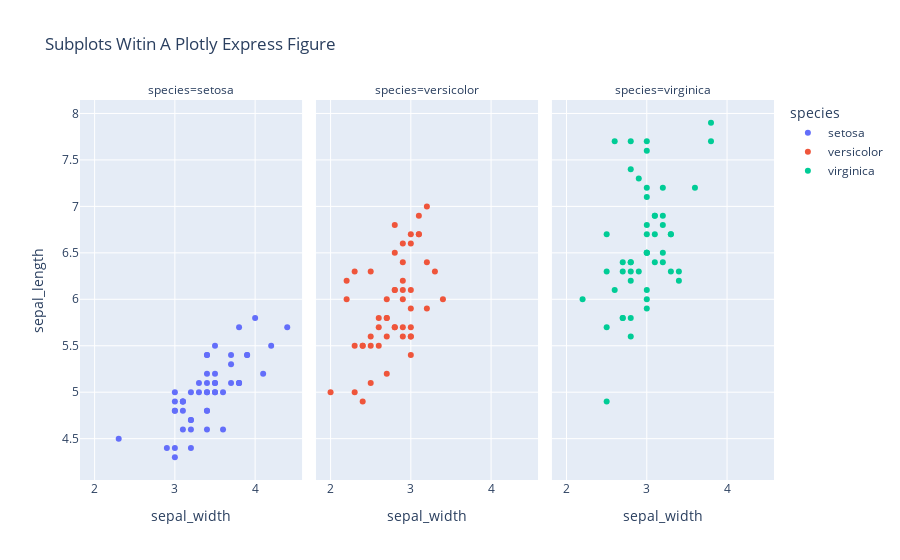

The notebook cell this image was saved under:
### Markdown cell above
A Plotly express esetén `facet_col` illetve `facet_row` beállításokkal készíthetünk subplotokat a dataframe egy oszlopának értékei alapján

### Code cell
df = px.data.iris()
fig = px.scatter(df, x="sepal_width", y="sepal_length", color="species", facet_col="species",
                 title="Subplots Witin A Plotly Express Figure")
fig.show()

### Figure 1 — Plotly figure (JSON) as saved in the notebook; plotly's stock layout.template omitted (floating-point values rounded to 4 significant figures)
{"data": [{"hovertemplate": "species=setosa<br>sepal_width=%{x}<br>sepal_length=%{y}<extra></extra>", "legendgroup": "setosa", "marker": {"color": "#636efa", "symbol": "circle"}, "mode": "markers", "name": "setosa", "orientation": "v", "showlegend": true, "type": "scatter", "x": [3.5, 3, 3.2, 3.1, 3.6, 3.9, 3.4, 3.4, 2.9, 3.1, 3.7, 3.4, 3, 3, 4, 4.4, 3.9, 3.5, 3.8, 3.8, 3.4, 3.7, 3.6, 3.3, 3.4, 3, 3.4, 3.5, 3.4, 3.2, 3.1, 3.4, 4.1, 4.2, 3.1, 3.2, 3.5, 3.1, 3, 3.4, 3.5, 2.3, 3.2, 3.5, 3.8, 3, 3.8, 3.2, 3.7, 3.3], "xaxis": "x", "y": [5.1, 4.9, 4.7, 4.6, 5, 5.4, 4.6, 5, 4.4, 4.9, 5.4, 4.8, 4.8, 4.3, 5.8, 5.7, 5.4, 5.1, 5.7, 5.1, 5.4, 5.1, 4.6, 5.1, 4.8, 5, 5, 5.2, 5.2, 4.7, 4.8, 5.4, 5.2, 5.5, 4.9, 5, 5.5, 4.9, 4.4, 5.1, 5, 4.5, 4.4, 5, 5.1, 4.8, 5.1, 4.6, 5.3, 5], "yaxis": "y"}, {"hovertemplate": "species=versicolor<br>sepal_width=%{x}<br>sepal_length=%{y}<extra></extra>", "legendgroup": "versicolor", "marker": {"color": "#EF553B", "symbol": "circle"}, "mode": "markers", "name": "versicolor", "orientation": "v", "showlegend": true, "type": "scatter", "x": [3.2, 3.2, 3.1, 2.3, 2.8, 2.8, 3.3, 2.4, 2.9, 2.7, 2, 3, 2.2, 2.9, 2.9, 3.1, 3, 2.7, 2.2, 2.5, 3.2, 2.8, 2.5, 2.8, 2.9, 3, 2.8, 3, 2.9, 2.6, 2.4, 2.4, 2.7, 2.7, 3, 3.4, 3.1, 2.3, 3, 2.5, 2.6, 3, 2.6, 2.3, 2.7, 3, 2.9, 2.9, 2.5, 2.8], "xaxis": "x2", "y": [7, 6.4, 6.9, 5.5, 6.5, 5.7, 6.3, 4.9, 6.6, 5.2, 5, 5.9, 6, 6.1, 5.6, 6.7, 5.6, 5.8, 6.2, 5.6, 5.9, 6.1, 6.3, 6.1, 6.4, 6.6, 6.8, 6.7, 6, 5.7, 5.5, 5.5, 5.8, 6, 5.4, 6, 6.7, 6.3, 5.6, 5.5, 5.5, 6.1, 5.8, 5, 5.6, 5.7, 5.7, 6.2, 5.1, 5.7], "yaxis": "y2"}, {"hovertemplate": "species=virginica<br>sepal_width=%{x}<br>sepal_length=%{y}<extra></extra>", "legendgroup": "virginica", "marker": {"color": "#00cc96", "symbol": "circle"}, "mode": "markers", "name": "virginica", "orientation": "v", "showlegend": true, "type": "scatter", "x": [3.3, 2.7, 3, 2.9, 3, 3, 2.5, 2.9, 2.5, 3.6, 3.2, 2.7, 3, 2.5, 2.8, 3.2, 3, 3.8, 2.6, 2.2, 3.2, 2.8, 2.8, 2.7, 3.3, 3.2, 2.8, 3, 2.8, 3, 2.8, 3.8, 2.8, 2.8, 2.6, 3, 3.4, 3.1, 3, 3.1, 3.1, 3.1, 2.7, 3.2, 3.3, 3, 2.5, 3, 3.4, 3], "xaxis": "x3", "y": [6.3, 5.8, 7.1, 6.3, 6.5, 7.6, 4.9, 7.3, 6.7, 7.2, 6.5, 6.4, 6.8, 5.7, 5.8, 6.4, 6.5, 7.7, 7.7, 6, 6.9, 5.6, 7.7, 6.3, 6.7, 7.2, 6.2, 6.1, 6.4, 7.2, 7.4, 7.9, 6.4, 6.3, 6.1, 7.7, 6.3, 6.4, 6, 6.9, 6.7, 6.9, 5.8, 6.8, 6.7, 6.7, 6.3, 6.5, 6.2, 5.9], "yaxis": "y3"}], "layout": {"annotations": [{"font": {}, "showarrow": false, "text": "species=setosa", "x": 0.16, "xanchor": "center", "xref": "paper", "y": 1, "yanchor": "bottom", "yref": "paper"}, {"font": {}, "showarrow": false, "text": "species=versicolor", "x": 0.5, "xanchor": "center", "xref": "paper", "y": 1, "yanchor": "bottom", "yref": "paper"}, {"font": {}, "showarrow": false, "text": "species=virginica", "x": 0.84, "xanchor": "center", "xref": "paper", "y": 1, "yanchor": "bottom", "yref": "paper"}], "legend": {"title": {"text": "species"}, "tracegroupgap": 0}, "title": {"text": "Subplots Witin A Plotly Express Figure"}, "xaxis": {"anchor": "y", "domain": [0, 0.32], "title": {"text": "sepal_width"}}, "xaxis2": {"anchor": "y2", "domain": [0.34, 0.66], "matches": "x", "title": {"text": "sepal_width"}}, "xaxis3": {"anchor": "y3", "domain": [0.68, 1.0], "matches": "x", "title": {"text": "sepal_width"}}, "yaxis": {"anchor": "x", "domain": [0, 1], "title": {"text": "sepal_length"}}, "yaxis2": {"anchor": "x2", "domain": [0, 1], "matches": "y", "showticklabels": false}, "yaxis3": {"anchor": "x3", "domain": [0, 1], "matches": "y", "showticklabels": false}}}
